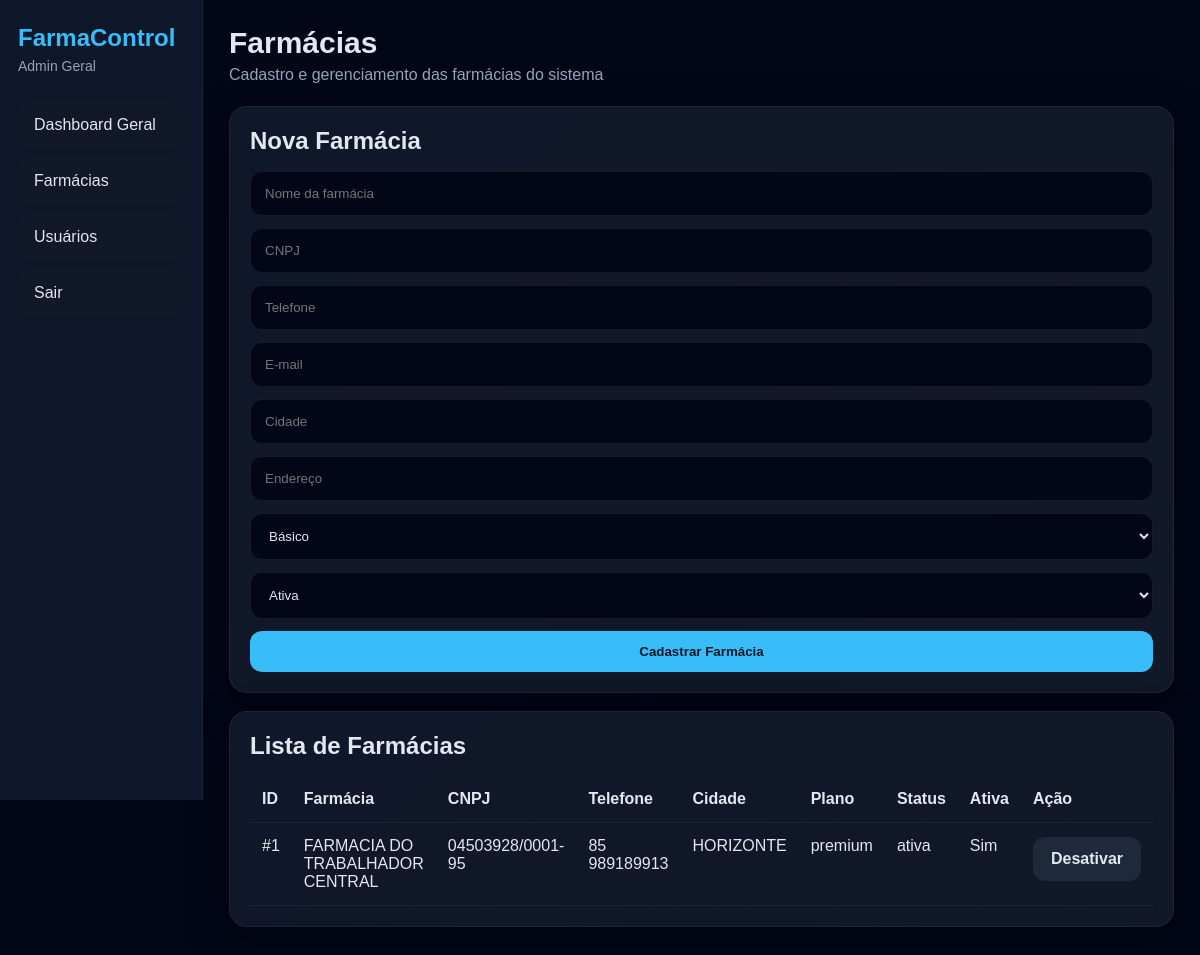
The page /master/farmacias (signed in) on the database its author committed.
### models.py (models this page shows)
class Farmacia(db.Model):
    __tablename__ = "farmacias"
    id = db.Column(db.Integer, primary_key=True)
    nome = db.Column(db.String(150), nullable=False)
    cnpj = db.Column(db.String(30), unique=True, nullable=True)
    telefone = db.Column(db.String(30), nullable=True)
    email = db.Column(db.String(150), nullable=True)
    endereco = db.Column(db.String(255), nullable=True)
    cidade = db.Column(db.String(100), nullable=True)
    status = db.Column(db.String(20), nullable=False, default="ativa")
    plano = db.Column(db.String(50), nullable=False, default="basico")
    ativo = db.Column(db.Boolean, default=True)
    criado_em = db.Column(db.DateTime, default=agora_brasil)
    usuarios = db.relationship("User", backref="farmacia", lazy=True)
    clientes = db.relationship("Cliente", backref="farmacia", lazy=True)
    entregadores = db.relationship("Entregador", backref="farmacia", lazy=True)
    pedidos = db.relationship("Pedido", backref="farmacia", lazy=True)
    localizacoes = db.relationship("Localizacao", backref="farmacia", lazy=True)
    whatsapp_configs = db.relationship("WhatsAppConfig", backref="farmacia", lazy=True)
    whatsapp_logs = db.relationship("WhatsAppLog", backref="farmacia", lazy=True)

### app.py (the view, shortened to what this page needs)
    @app.route("/master/farmacias", methods=["GET", "POST"])
    @login_required
    @master_required
    def master_farmacias():
        farmacias = Farmacia.query.order_by(Farmacia.id.desc()).all()
        return render_template("master_farmacias.html", farmacias=farmacias)

### app.py (called while the page is built)
def master_required(view_func):
    @wraps(view_func)
    def wrapper(*args, **kwargs):
        if not current_user.is_authenticated:
            return redirect(url_for("login"))
        if not current_user.is_master:
            flash("Acesso permitido apenas para o administrador master.", "danger")
            return redirect(url_for("dashboard"))
        return view_func(*args, **kwargs)
    return wrapper

### models.py (called while the page is built)
@login_manager.user_loader
def load_user(user_id):
    return db.session.get(User, int(user_id))

    @property
    def is_master(self):
        return self.perfil == "master"

### templates/master_farmacias.html (shortened to what this page needs)
{% extends "base.html" %}
{% block content %}
<div class="page-head">
  <div>
    <h1>Farmácias</h1>
    <p class="muted">Cadastro e gerenciamento das farmácias do sistema</p>
  </div>
</div>
<div class="panel">
  <h2>Nova Farmácia</h2>
  <form method="post" class="form-grid">
    <input type="text" name="nome" placeholder="Nome da farmácia" required>
    <input type="text" name="cnpj" placeholder="CNPJ">
    <input type="text" name="telefone" placeholder="Telefone">
    <input type="email" name="email" placeholder="E-mail">
    <input type="text" name="cidade" placeholder="Cidade">
    <input type="text" name="endereco" placeholder="Endereço">
    <select name="plano">
      <option value="basico">Básico</option>
    </select>
    <select name="status">
      <option value="ativa">Ativa</option>
    </select>
    <button type="submit" class="btn btn-primary">Cadastrar Farmácia</button>
  </form>
</div>
<div class="panel">
  <h2>Lista de Farmácias</h2>
  <div class="table-wrap">
    <table>
      <thead>
        <tr>
          <th>ID</th>
          <th>Farmácia</th>
          <th>CNPJ</th>
          <th>Telefone</th>
          <th>Cidade</th>
          <th>Plano</th>
          <th>Status</th>
          <th>Ativa</th>
          <th>Ação</th>
        </tr>
      </thead>
      <tbody>
        {% for farmacia in farmacias %}
        <tr>
          <td>#{{ farmacia.id }}</td>
          <td>{{ farmacia.nome }}</td>
          <td>{{ farmacia.cnpj or "-" }}</td>
          <td>{{ farmacia.telefone or "-" }}</td>
          <td>{{ farmacia.cidade or "-" }}</td>
          <td>{{ farmacia.plano }}</td>
          <td>{{ farmacia.status }}</td>
          <td>{{ "Sim" if farmacia.ativo else "Não" }}</td>
          <td>
            <a href="{{ url_for('master_toggle_farmacia', farmacia_id=farmacia.id) }}" class="btn btn-secondary">
              {{ "Desativar" if farmacia.ativo else "Ativar" }}
            </a>
          </td>
        </tr>
        {% else %}
        <tr>
          <td colspan="9">Nenhuma farmácia cadastrada.</td>
        </tr>
        {% endfor %}
      </tbody>
    </table>
  </div>
</div>
{% endblock %}

### templates/base.html (shortened to what this page needs)
<!doctype html>
<html lang="pt-br">
<head>
  <link rel="stylesheet" href="{{ url_for('static', filename='style.css') }}">
  <link
    rel="stylesheet"
    href="https://unpkg.com/leaflet@1.9.4/dist/leaflet.css"
  />
</head>
<body>
  <div class="app-shell">
    {% if current_user.is_authenticated and request.endpoint not in ['login', 'entregador_login'] %}
    <aside class="sidebar">
      <div class="brand">
        <h2>FarmaControl</h2>
        {% if current_user.is_master %}
          <p>Admin Geral</p>
        {% else %}
          <p>Painel da Farmácia</p>
        {% endif %}
      </div>
      <nav class="menu">
        {% if current_user.is_master %}
          <a href="{{ url_for('dashboard') }}">Dashboard Geral</a>
          <a href="{{ url_for('master_farmacias') }}">Farmácias</a>
          <a href="{{ url_for('master_usuarios') }}">Usuários</a>
          <a href="{{ url_for('logout') }}">Sair</a>
        {% endif %}
      </nav>
    </aside>
    {% endif %}
    <main class="main-content {% if not current_user.is_authenticated %}full{% endif %}">
      {% block content %}{% endblock %}
    </main>
  </div>
</body>
</html>

### static/style.css (style rules this page uses)
* { margin: 0; padding: 0; box-sizing: border-box; }
body { background: #020617; color: #e2e8f0; font-family: Arial, sans-serif; }
a { text-decoration: none; }
.app-shell { display: flex; min-height: 100vh; }
.sidebar { width: 260px; background: #0f172a; border-right: 1px solid rgba(255,255,255,0.06); padding: 24px 18px; position: sticky; top: 0; height: 100vh; }
.brand h2 { font-size: 24px; color: #38bdf8; }
.brand p { margin-top: 6px; color: #94a3b8; font-size: 14px; }
.menu { margin-top: 28px; display: flex; flex-direction: column; gap: 10px; }
.menu a { background: #111827; color: #e2e8f0; padding: 14px 16px; border-radius: 12px; transition: 0.2s; }
.main-content { flex: 1; padding: 26px; }
.page-head { margin-bottom: 22px; }
.page-head h1 { font-size: 30px; margin-bottom: 6px; }
.muted { color: #94a3b8; }
.card, .panel, .mobile-card { background: linear-gradient(135deg, #0f172a, #111827); border: 1px solid rgba(255,255,255,0.06); border-radius: 18px; box-shadow: 0 15px 40px rgba(0,0,0,0.35); }
.panel { padding: 20px; margin-bottom: 18px; }
.panel h2 { margin-bottom: 16px; }
.form-grid { display: grid; gap: 12px; }
input, select, textarea { width: 100%; background: #020617; color: #e2e8f0; border: 1px solid rgba(255,255,255,0.08); border-radius: 12px; padding: 14px; outline: none; }
.btn { border: none; padding: 13px 18px; border-radius: 12px; cursor: pointer; font-weight: bold; display: inline-block; text-align: center; }
.btn-primary { background: #38bdf8; color: #0f172a; }
.btn-secondary { background: #1e293b; color: #e2e8f0; }
.table-wrap { overflow-x: auto; }
table { width: 100%; border-collapse: collapse; }
table th, table td { text-align: left; padding: 14px 12px; border-bottom: 1px solid rgba(255,255,255,0.06); vertical-align: top; }

### rows shown on the page
Farmacia: id "1", nome "FARMACIA DO TRABALHADOR CENTRAL", cnpj "04503928/0001-95", telefone "85 989189913", cidade "HORIZONTE", plano "premium", status "ativa", ativo "Sim", ativo "Desativar"
